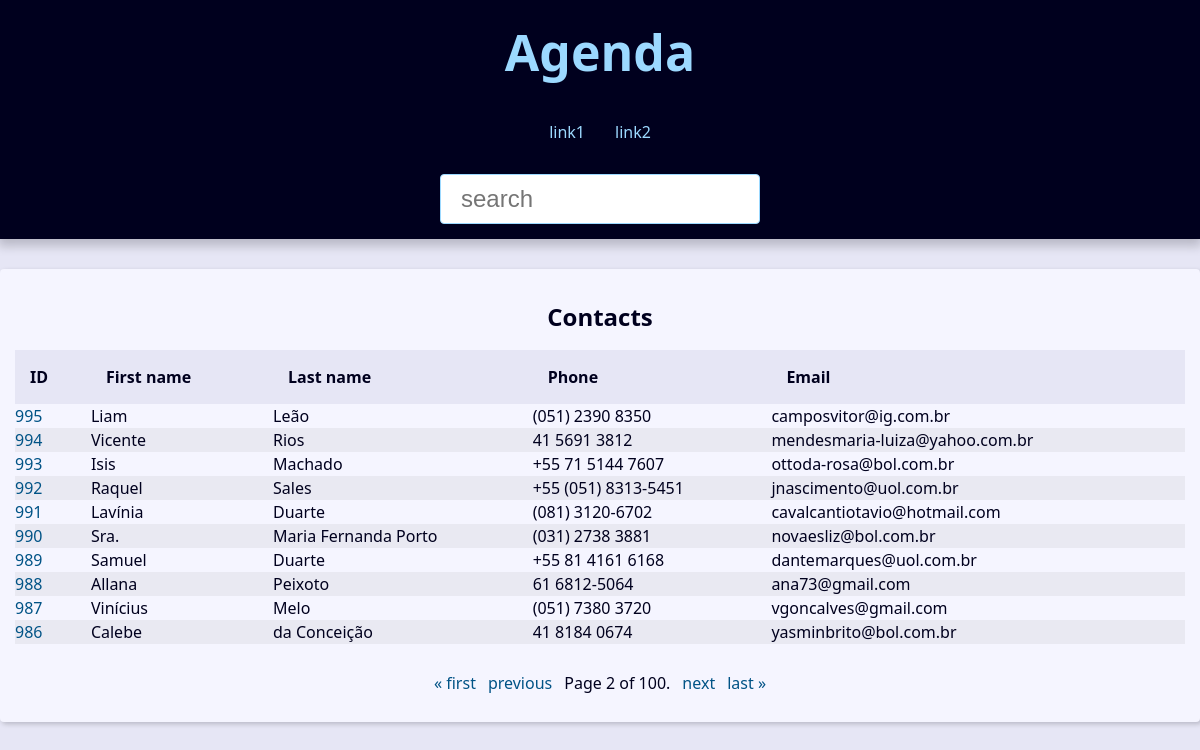
Page /search/?page=2&q= on the committed database.
### contact/models.py (models this page shows, shortened)
class Contact(models.Model):
    first_name = models.CharField(max_length=50)
    last_name = models.CharField(max_length=50, blank=True)
    phone = models.CharField(max_length=50)
    email = models.EmailField(max_length=254, blank=True)
    create_date = models.DateTimeField(default = timezone.now)
    description = models.TextField(blank=True)
    show = models.BooleanField(default=True)
    pictures = models.ImageField(blank= True, upload_to='pictures/%Y/%m/')
    category = models.ForeignKey(
        Category,
        on_delete=models.SET_NULL,
        blank=True, null= True
    )
    owner = models.ForeignKey(
        User,
        on_delete=models.SET_NULL,
        blank=True, null= True
    )
    variaveis = 34

### contact/views/contact_views.py (the view)
# urls.py: path('search/', views.search, name = "search"),
def search(request):
    search_value = request.GET.get('q', " ").strip( )
    if search_value == " ":
        return redirect('contact:index')
    contacts = Contact.objects\
        .filter(show= True)\
        .filter(
            Q(first_name__icontains=search_value)|
            Q(last_name__icontains=search_value)|
            Q(phone__icontains=search_value)|
            Q(email__icontains=search_value)
            )\
        .order_by("-id")
    paginator = Paginator( contacts, 10)
    page_number = request.GET.get("page")
    page_obj = paginator.get_page(page_number)
    context = {
        'page_obj': page_obj,
        'site_title':'search - '
    }
    return render(
        request,
        "contact/index.html",
        context
    )

### contact/templates/contact/index.html
{% extends "global/base.html" %}
{% block content %}
{% if  page_obj %}
    <div class="responsive-table">
        <table class="contacts-table">
            <caption class="table-caption">
                Contacts
            </caption>
            <thead>
                <tr class="table-row table-row-header">
                    <th class="table-header">ID</th>
                    <th class="table-header">First name</th>
                    <th class="table-header">Last name</th>
                    <th class="table-header">Phone</th>
                    <th class="table-header">Email</th>
                </tr>
            </thead>
            <tbody>
                {% for contact in  page_obj %}
                    <tr class="table-row">
                        <td class="table-cell">
                            <a
                            class="table-link"
                            href="{% url 'contact:contact' contact.id %}"
                             >
                                {{ contact.id }}
                            </a>
                        </td>
                        <td class="table-cell">
                            {{ contact.first_name }}
                        </td>
                        <td class="table-cell">
                            {{ contact.last_name }}
                        </td>
                        <td class="table-cell">
                            {{ contact.phone }}
                        </td>
                        <td class="table-cell">
                            {{ contact.email }}
                        </td>
                    </tr>
                {% endfor %}
            </tbody>
        </table>
    </div>
{% else %}
    <div class="single-contact">
        <h1 class ="single-contact-name">
           Nenhum contato encontrado contato
        </h1>
    </div>
{% endif %}
{% endblock content %}

### base_static/global/css/style.css (style rules this page uses)
:root { --spacing: 1.5rem; --link-dark-color: rgb(0, 83, 134); --link-light-color: rgb(156, 217, 255); --clr-white: rgb(245, 245, 255); --clr-black: rgb(0, 0, 30); --clr-light-gray: rgb(230, 230, 245); --clr-dark-shadow-5: rgba(0, 0, 10, 5%); --clr-dark-shadow-10: rgba(0, 0, 10, 10%); --clr-dark-shadow-20: rgba(0, 0, 10, 20%); --clr-light-shadow-5: rgba(200, 200, 255, 5%); --clr-light-shadow-10: rgba(200, 200, 255, 10%); --clr-light-shadow-20: rgba(200, 200, 255, 20%); --main-page-width: 120rem; --table-min-width: 60rem; --biggest-font-size: 5rem; --bigger-font-size: 4rem; --big-font-size: 3.2rem; --medium-font-size: 2.4rem; --small-font-size: 1.6rem; --smaller-font-size: 1.4rem; --smallest-font-size: 1.2rem; --transition-fast: 300ms; --transition-medium: 600ms; --transition-slow: 1s; --default-border-radius: 4px; }
*, *::before, *::after { margin: 0; padding: 0; box-sizing: border-box; }
html { font-size: 62.5%; }
body { font-family: system-ui, -apple-system, BlinkMacSystemFont, 'Segoe UI', Roboto, Oxygen, Ubuntu, Cantarell, 'Open Sans', 'Helvetica Neue', sans-serif; line-height: 1.5; font-size: var(--small-font-size); color: var(--clr-black); -webkit-font-smoothing: antialiased; background: var(--clr-light-gray); }
.responsive-table { width: 100%; overflow-x: auto; }
.contacts-table { width: 100%; min-width: var(--table-min-width); border-collapse: collapse; }
.table-caption { font-size: var(--medium-font-size); font-weight: bold; padding: var(--spacing); }
.table-row { text-align: left; text-overflow: ellipsis; transition: background-color var(--transition-fast) ease-in-out; }
.table-row:nth-of-type(2n) { background: var(--clr-dark-shadow-5); }
.table-row-header { background: var(--clr-light-gray); color: var(--clr-black); }
.table-cel, .table-header { padding: var(--spacing); }
.table-link { color: var(--link-dark-color); transition: color var(--transition-fast) ease-in-out; text-decoration: none; }

### rows in the picture
Contact: id "995", first_name "Liam", last_name "Leão", phone "(051) 2390 8350", email "camposvitor@ig.com.br"
Contact: id "994", first_name "Vicente", last_name "Rios", phone "41 5691 3812", email "mendesmaria-luiza@yahoo.com.br"
Contact: id "993", first_name "Isis", last_name "Machado", phone "+55 71 5144 7607", email "ottoda-rosa@bol.com.br"
Contact: id "992", first_name "Raquel", last_name "Sales", phone "+55 (051) 8313-5451", email "jnascimento@uol.com.br"
Contact: id "991", first_name "Lavínia", last_name "Duarte", phone "(081) 3120-6702", email "cavalcantiotavio@hotmail.com"
Contact: id "990", first_name "Sra.", last_name "Maria Fernanda Porto", phone "(031) 2738 3881", email "novaesliz@bol.com.br"
Contact: id "989", first_name "Samuel", last_name "Duarte", phone "+55 81 4161 6168", email "dantemarques@uol.com.br"
Contact: id "988", first_name "Allana", last_name "Peixoto", phone "61 6812-5064", email "ana73@gmail.com"
Contact: id "987", first_name "Vinícius", last_name "Melo", phone "(051) 7380 3720", email "vgoncalves@gmail.com"
Contact: id "986", first_name "Calebe", last_name "da Conceição", phone "41 8184 0674", email "yasminbrito@bol.com.br"

### other values in the picture
{{ page_obj.number }} "2"
{{ page_obj.paginator.num_pages }} "100"
